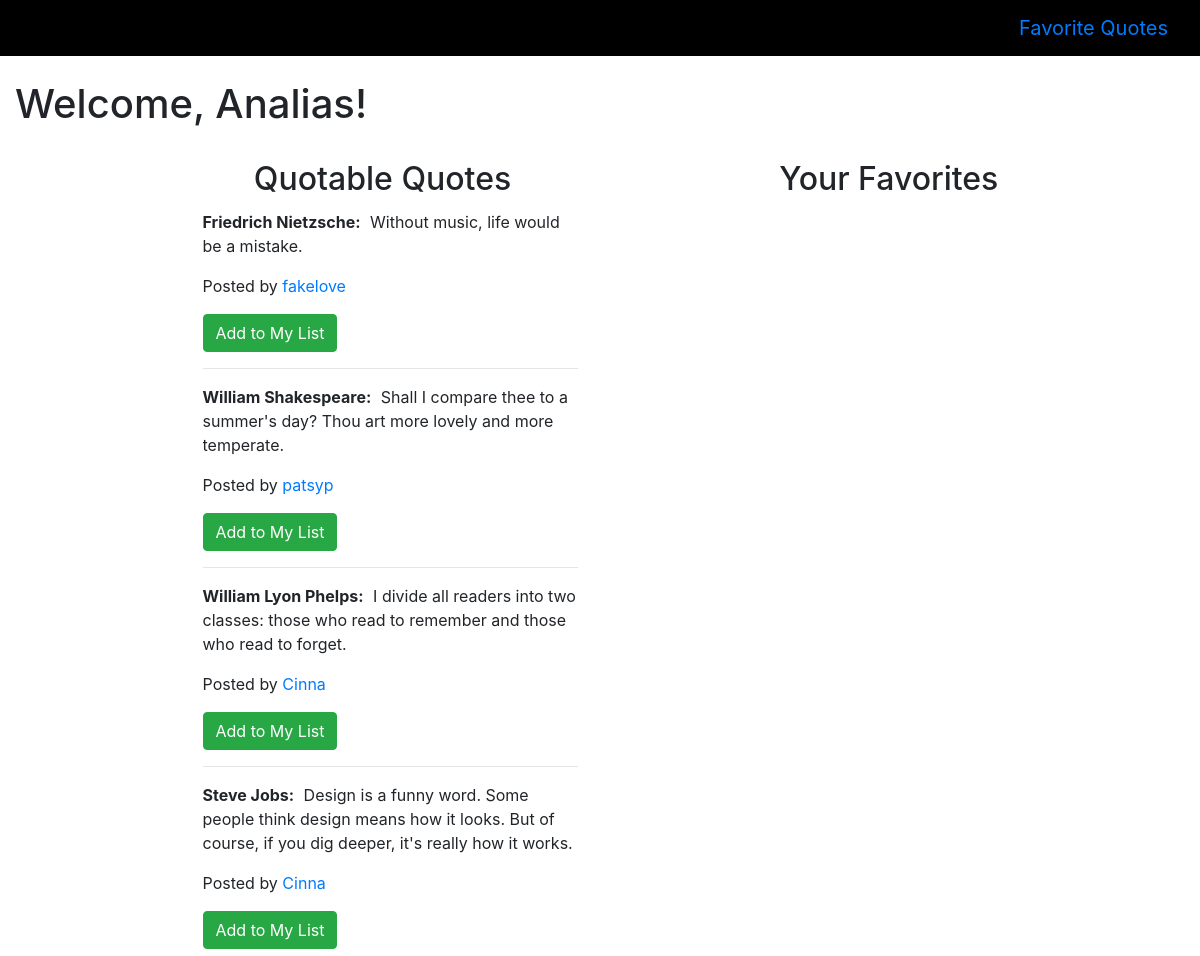
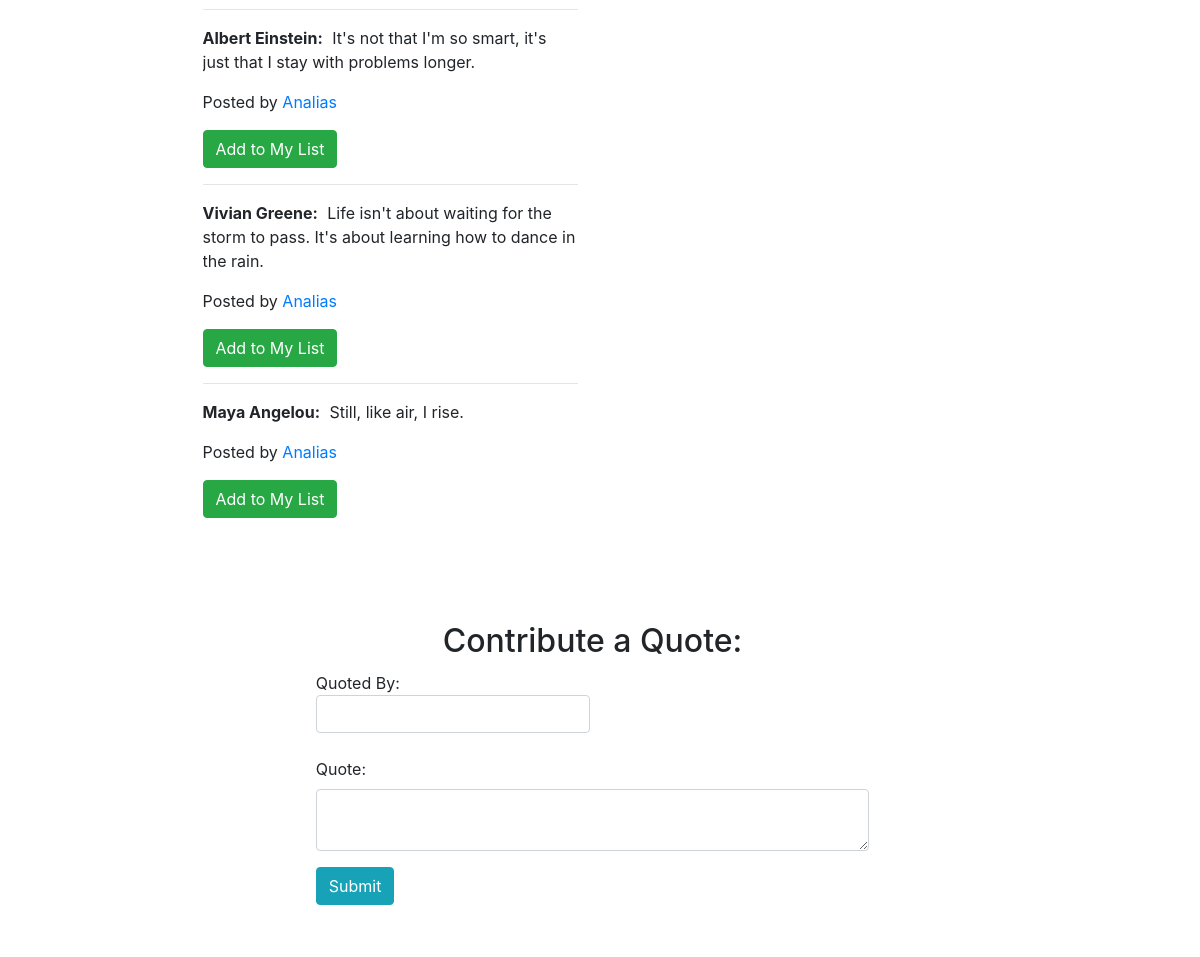
The app's page /quotes (signed in) with its own data (2 pictures, top to bottom).
### belt_app/models.py (models this page shows)
class User(models.Model):
	name = models.CharField(max_length = 255)
	alias= models.CharField(max_length = 255)
	email = models.CharField(max_length = 255)
	password = models.CharField(max_length = 255)
	birthday = models.DateField('birthday')
	created_at = models.DateTimeField(auto_now_add = True)
	updated_at = models.DateTimeField(auto_now = True)
	objects = UserManager()

class Quote(models.Model):
	author = models.CharField(max_length = 255)
	content = models.TextField()
	favorite = models.ManyToManyField(User, related_name = "fav_quotes")
	user = models.ForeignKey(User, related_name = "quotes")
	created_at = models.DateTimeField(auto_now_add = True)
	updated_at = models.DateTimeField(auto_now = True)
	objects = QuoteManager()

### belt_app/views.py (the view)
# urls.py: url(r'^quotes$', views.success),
def success(request):
	user = User.objects.filter(id = currentUser(request).id).first()
	favorites = user.fav_quotes.all()
	fav_ids = favorites.values_list("id", flat=True)
	other_quotes = Quote.objects.exclude(id__in = fav_ids)
	context = {
	'currentUser':currentUser(request),
	'favorites':favorites,
	'other_quotes': other_quotes
	}
	return render(request, 'success.html', context)

### belt_app/views.py (called while the page is built)
def currentUser(request):
	if 'user_id' in request.session:
		return User.objects.get(id=request.session['user_id'])

### belt_app/templates/success.html (shortened to what this page needs)
<!DOCTYPE html>
<html>
	<head>
		<link rel="stylesheet" href="https://maxcdn.bootstrapcdn.com/bootstrap/4.0.0-alpha.6/css/bootstrap.min.css">
			{% load staticfiles %}
		<link rel="stylesheet" type="text/css" href="{% static 'css/style.css' %}">
	</head>
	<body>
		<nav class="navbar navbar-toggleable-md navbar-inverse">
		  	<button class="navbar-toggler navbar-toggler-right" type="button" data-toggle="collapse" data-target="#navbarNav" aria-controls="navbarNav" aria-expanded="false" aria-label="Toggle navigation">
		   		<span class="navbar-toggler-icon"></span>
		  	</button>
			<a class="navbar-brand" href="#">Favorite Quotes</a>
		</nav>
		<div class="row heading">
			<div class="col-md-6">
				<h1 class="container">Welcome, {{currentUser.alias}}!</h1>
			</div>
		</div>
		<div class="row" id="quotes">
			<div class="col-md-4 offset-md-2">
				<div class="row">
					<h2 class="col-md-12 text-center">Quotable Quotes</h2>
				</div>
				<div class="quote-container">
				{% for quote in other_quotes%}
					<p><span class="quote-author">{{quote.author}}:</span> {{quote.content}}</p>
					<p>Posted by <a href="quotes/users/{{quote.user.id}}">{{quote.user.alias}}</a></p>
					<form action="/quotes/favorite/{{quote.id}}" method = post>
						<input type="submit" class="btn btn-success" value="Add to My List">
					</form>
					<hr>
				{% endfor %}
				</div>
			</div>
			<div class="col-md-4 offset-md-1">
				<div class="row">
					<h2 class="col-md-12 text-center">Your Favorites</h2>
				</div>
				<div class="quote-container">
				</div>
			</div>
		</div>
		<div class="row form">
			<div class="col-md-6 offset-md-3">
				<form action = "/add_quote" method = "post">
					<h2 class="heading text-center">Contribute a Quote:</h2>
					<div class="form-group">
						<label for="author">Quoted By: <input id="author" type="text" name="author" class="form-control"></label>
					</div>
					<div class="form-group">
						<label for="new_quote">Quote:</label>
						<textarea class="form-control" name="content" id="new_quote"></textarea>
					</div>
					<div>
						<input type="submit" class="btn btn-info" value="Submit">
					</div>
				</form>
			</div>
		</div>
	</body>
</html>

### belt_app/static/css/style.css (style rules this page uses)
.row { margin-right: 0; }
.navbar.navbar-inverse { background-color: #000000; }
.form { background-color: rgba(255, 255, 255, .82); padding: 2%; border-radius: 6px; }
.heading { margin-top: 2%; margin-bottom: 2%; }
.quote-container { height: 60vh; border-radius: 3px; overflow: scroll; }
#quotes { margin-bottom: 5%; }
#quotes h2 { margin-bottom: 3%; }
.quote-author { font-weight: bold; margin-right: 5px; }

### records on screen
User: alias "Analias"
Quote: author "Friedrich Nietzsche", content "Without music, life would be a mistake.", user.alias "fakelove"
Quote: author "William Shakespeare", content "Shall I compare thee to a summer's day? Thou art more lovely and more temperate.", user.alias "patsyp"
Quote: author "William Lyon Phelps", content "I divide all readers into two classes: those who read to remember and those who read to forget.", user.alias "Cinna"
Quote: author "Steve Jobs", content "Design is a funny word. Some people think design means how it looks. But of course, if you dig deeper, it's really how it works.", user.alias "Cinna"
Quote: author "Albert Einstein", content "It's not that I'm so smart, it's just that I stay with problems longer.", user.alias "Analias"
Quote: author "Vivian Greene", content "Life isn't about waiting for the storm to pass. It's about learning how to dance in the rain.", user.alias "Analias"
Quote: author "Maya Angelou", content "Still, like air, I rise.", user.alias "Analias"
